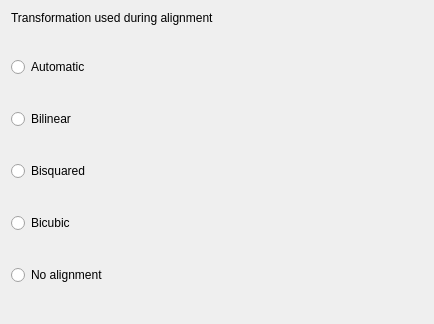
<?xml version="1.0" encoding="UTF-8"?>
<ui version="4.0">
 <class>AlignmentParameters</class>
 <widget class="QDialog" name="AlignmentParameters">
  <property name="geometry">
   <rect>
    <x>0</x>
    <y>0</y>
    <width>434</width>
    <height>324</height>
   </rect>
  </property>
  <property name="windowTitle">
   <string>Alignment</string>
  </property>
  <layout class="QVBoxLayout" name="verticalLayout_3">
   <item>
    <widget class="QLabel" name="label">
     <property name="sizePolicy">
      <sizepolicy hsizetype="Preferred" vsizetype="Fixed">
       <horstretch>0</horstretch>
       <verstretch>0</verstretch>
      </sizepolicy>
     </property>
     <property name="text">
      <string>Transformation used during alignment</string>
     </property>
    </widget>
   </item>
   <item>
    <layout class="QHBoxLayout" name="horizontalLayout" stretch="40,60">
     <item>
      <layout class="QVBoxLayout" name="verticalLayout_2">
       <item>
        <widget class="QRadioButton" name="radioButton">
         <property name="text">
          <string>Automatic</string>
         </property>
        </widget>
       </item>
       <item>
        <widget class="QRadioButton" name="radioButton_2">
         <property name="text">
          <string>Bilinear</string>
         </property>
        </widget>
       </item>
       <item>
        <widget class="QRadioButton" name="radioButton_3">
         <property name="text">
          <string>Bisquared</string>
         </property>
        </widget>
       </item>
       <item>
        <widget class="QRadioButton" name="radioButton_4">
         <property name="text">
          <string>Bicubic</string>
         </property>
        </widget>
       </item>
       <item>
        <widget class="QRadioButton" name="radioButton_5">
         <property name="text">
          <string>No alignment</string>
         </property>
        </widget>
       </item>
      </layout>
     </item>
     <item>
      <widget class="QLabel" name="label_2">
       <property name="text">
        <string></string>
       </property>
       <property name="wordWrap">
        <bool>true</bool>
       </property>
      </widget>
     </item>
    </layout>
   </item>
  </layout>
 </widget>
 <resources/>
 <connections>
  <connection>
   <sender>radioButton</sender>
   <signal>clicked()</signal>
   <receiver>AlignmentParameters</receiver>
   <slot>onAutomaticClicked()</slot>
   <hints>
    <hint type="sourcelabel">
     <x>72</x>
     <y>74</y>
    </hint>
    <hint type="destinationlabel">
     <x>295</x>
     <y>27</y>
    </hint>
   </hints>
  </connection>
  <connection>
   <sender>radioButton_2</sender>
   <signal>clicked()</signal>
   <receiver>AlignmentParameters</receiver>
   <slot>onBilinearClicked()</slot>
   <hints>
    <hint type="sourcelabel">
     <x>56</x>
     <y>122</y>
    </hint>
    <hint type="destinationlabel">
     <x>126</x>
     <y>34</y>
    </hint>
   </hints>
  </connection>
  <connection>
   <sender>radioButton_3</sender>
   <signal>clicked()</signal>
   <receiver>AlignmentParameters</receiver>
   <slot>onBisquaredClicked()</slot>
   <hints>
    <hint type="sourcelabel">
     <x>94</x>
     <y>178</y>
    </hint>
    <hint type="destinationlabel">
     <x>74</x>
     <y>306</y>
    </hint>
   </hints>
  </connection>
  <connection>
   <sender>radioButton_4</sender>
   <signal>clicked()</signal>
   <receiver>AlignmentParameters</receiver>
   <slot>onBicubicClicked()</slot>
   <hints>
    <hint type="sourcelabel">
     <x>59</x>
     <y>227</y>
    </hint>
    <hint type="destinationlabel">
     <x>146</x>
     <y>304</y>
    </hint>
   </hints>
  </connection>
  <connection>
   <sender>radioButton_5</sender>
   <signal>clicked()</signal>
   <receiver>AlignmentParameters</receiver>
   <slot>onNoAlignemtnClicked()</slot>
   <hints>
    <hint type="sourcelabel">
     <x>80</x>
     <y>274</y>
    </hint>
    <hint type="destinationlabel">
     <x>299</x>
     <y>315</y>
    </hint>
   </hints>
  </connection>
 </connections>
 <slots>
  <slot>onAutomaticClicked()</slot>
  <slot>onBilinearClicked()</slot>
  <slot>onBisquaredClicked()</slot>
  <slot>onBicubicClicked()</slot>
  <slot>onNoAlignemtnClicked()</slot>
 </slots>
</ui>
